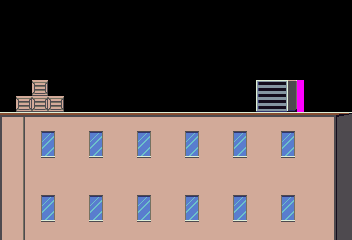

This is a level from a 2D game, rendered from its Tiled map with the project's own tilesets. A one-line summary and the complete map file follow:
An orthogonal 22x15 tile map with 16x16 px tiles, 1 tile layer (1), 3 hidden layers not drawn.

<map version="1.0" orientation="orthogonal" renderorder="right-down" width="22" height="15" tilewidth="16" tileheight="16" nextobjectid="1">
 <tileset firstgid="1" name="tiles1" tilewidth="16" tileheight="16" tilecount="256" columns="16">
  <image source="tiles1.png" trans="ff00ff" width="256" height="256" />
 </tileset>
 <layer name="1" width="22" height="15">
  <data encoding="csv">
0,0,0,0,0,0,0,0,0,0,0,0,0,0,0,0,0,0,0,0,0,0,
0,0,0,0,0,0,0,0,0,0,0,0,0,0,0,0,0,0,0,0,0,0,
0,0,0,0,0,0,0,0,0,0,0,0,0,0,0,0,0,0,0,0,0,0,
0,0,0,0,0,0,0,0,0,0,0,0,0,0,0,0,0,0,0,0,0,0,
0,0,0,0,0,0,0,0,0,0,0,0,0,0,0,0,0,0,0,0,0,0,
0,0,244,0,0,0,0,0,0,0,0,0,0,0,0,0,225,226,227,0,0,0,
0,244,244,244,0,0,0,0,0,0,0,0,0,0,0,0,241,242,243,0,0,0,
4,53,1,1,1,1,1,1,1,1,1,1,1,1,1,1,1,1,1,1,3,5,
20,52,34,35,17,34,35,17,34,35,17,34,35,17,34,35,17,34,35,17,19,21,
20,52,50,51,17,50,51,17,50,51,17,50,51,17,50,51,17,50,51,17,19,21,
20,52,17,17,17,17,17,17,17,17,17,17,17,17,17,17,17,17,17,17,19,21,
20,52,17,17,17,17,17,17,17,17,17,17,17,17,17,17,17,17,17,17,19,21,
20,52,34,35,17,34,35,17,34,35,17,34,35,17,34,35,17,34,35,17,19,21,
20,52,50,51,17,50,51,17,50,51,17,50,51,17,50,51,17,50,51,17,19,21,
20,52,17,17,17,17,17,17,17,17,17,17,17,17,17,17,17,17,17,17,19,21
</data>
 </layer>
 <layer name="Tile Layer 2" width="22" height="15" visible="0">
  <data encoding="csv">
0,0,0,0,0,0,0,0,0,0,0,0,0,0,0,0,0,0,0,0,0,0,
0,0,0,0,0,0,0,0,0,0,0,0,0,0,0,0,0,0,0,0,0,0,
0,0,0,0,0,0,0,0,0,0,0,0,0,0,0,0,0,0,0,0,0,0,
0,0,0,0,0,0,0,0,0,0,0,0,0,0,0,0,0,0,0,0,0,0,
0,0,0,0,0,0,0,230,0,0,0,0,0,0,0,2,4,1,1,3,5,0,
0,0,0,0,0,0,0,246,0,0,0,0,0,0,0,18,20,17,17,19,21,0,
2,4,1,1,1,1,53,1,1,1,3,0,0,0,0,18,20,34,35,19,21,0,
18,20,34,35,17,17,52,17,34,35,19,0,0,0,0,18,20,50,51,19,21,0,
18,20,50,51,17,17,52,17,50,51,19,0,0,0,0,18,20,17,17,19,21,0,
18,20,17,17,17,17,52,17,17,17,19,0,0,0,0,18,20,17,33,19,21,0,
18,20,17,17,17,17,52,17,17,17,19,0,0,0,0,18,20,17,17,19,21,0,
18,20,17,17,36,33,52,17,17,17,19,0,0,0,0,18,20,17,17,19,21,0,
18,20,34,35,52,17,52,17,34,35,19,0,0,0,0,18,20,34,35,19,21,0,
18,20,50,51,52,17,52,17,50,51,19,0,0,0,0,18,20,50,51,19,21,0,
18,20,17,17,52,17,52,17,17,17,19,0,0,0,0,18,20,17,17,19,21,0
</data>
 </layer>
 <layer name="Tile Layer 3" width="22" height="15" visible="0">
  <data encoding="csv">
0,0,0,0,0,0,0,0,0,0,0,0,0,0,0,0,0,0,0,0,0,0,
0,0,0,0,0,0,0,0,0,0,0,0,0,0,0,0,0,0,0,0,0,0,
0,0,0,0,0,0,0,0,0,0,0,0,0,0,0,0,0,0,0,0,0,0,
0,0,0,0,0,0,0,0,0,0,0,0,0,0,0,0,0,0,0,0,0,0,
0,0,0,0,0,0,0,0,0,0,0,0,0,0,0,0,0,0,0,0,0,0,
0,0,0,0,0,0,0,0,0,0,0,0,0,0,0,0,0,0,230,0,0,0,
0,0,0,0,225,226,227,225,226,227,0,0,0,0,0,0,0,0,246,0,0,0,
0,0,0,0,241,242,243,241,242,243,0,0,4,1,1,1,1,1,3,5,0,0,
0,0,2,4,1,1,1,1,1,1,1,1,17,17,17,17,17,17,19,21,0,0,
0,0,18,20,17,17,17,17,17,17,17,17,17,17,17,17,17,17,19,21,0,0,
0,0,18,20,17,17,17,17,17,17,17,17,17,17,17,17,17,17,19,21,0,0,
0,0,18,20,17,17,17,17,17,17,17,17,17,17,17,17,17,17,19,21,0,0,
0,0,18,20,17,17,17,17,17,17,17,17,17,17,17,17,17,17,19,21,0,0,
0,0,18,20,17,17,17,17,17,17,17,17,17,17,17,17,17,17,19,21,0,0,
0,0,18,20,17,17,17,17,17,17,17,17,17,17,17,17,17,17,19,21,0,0
</data>
 </layer>
 <layer name="Tile Layer 4" width="22" height="15" visible="0">
  <data encoding="csv">
0,0,0,0,0,0,0,0,0,0,0,0,0,0,0,0,0,0,0,0,0,0,
0,0,0,0,0,0,0,0,0,0,0,0,0,0,0,0,0,0,0,0,0,0,
0,0,0,0,0,0,0,0,22,0,0,0,0,0,0,0,0,0,0,0,0,0,
0,0,0,0,0,0,0,0,22,0,0,0,65,67,67,67,67,67,0,0,0,0,
0,0,0,0,0,0,0,0,22,0,0,0,0,0,0,0,0,0,0,0,0,0,
0,0,0,0,0,0,0,0,22,0,0,0,0,0,0,0,0,0,0,0,0,0,
0,0,0,0,0,0,0,65,66,66,66,66,66,66,66,66,66,66,66,66,67,0,
0,0,0,0,0,0,0,0,0,0,0,0,0,0,0,0,0,0,0,0,0,0,
0,0,0,0,0,0,0,0,0,0,0,0,0,0,0,0,0,0,0,0,0,0,
0,2,6,7,7,7,7,7,7,7,7,7,7,7,7,7,7,7,7,7,8,5,
0,18,20,17,17,17,17,17,17,17,17,17,17,17,17,17,17,17,17,17,19,21,
0,18,20,17,34,35,17,17,34,35,17,17,34,35,17,33,17,34,35,17,19,21,
0,18,20,17,50,51,17,17,50,51,17,17,50,51,17,17,17,50,51,17,19,21,
0,18,20,17,17,17,17,17,17,17,17,17,17,17,17,17,17,17,17,17,19,21,
0,18,20,17,17,17,17,17,17,17,17,17,17,17,17,17,17,17,17,17,19,21
</data>
 </layer>
</map>